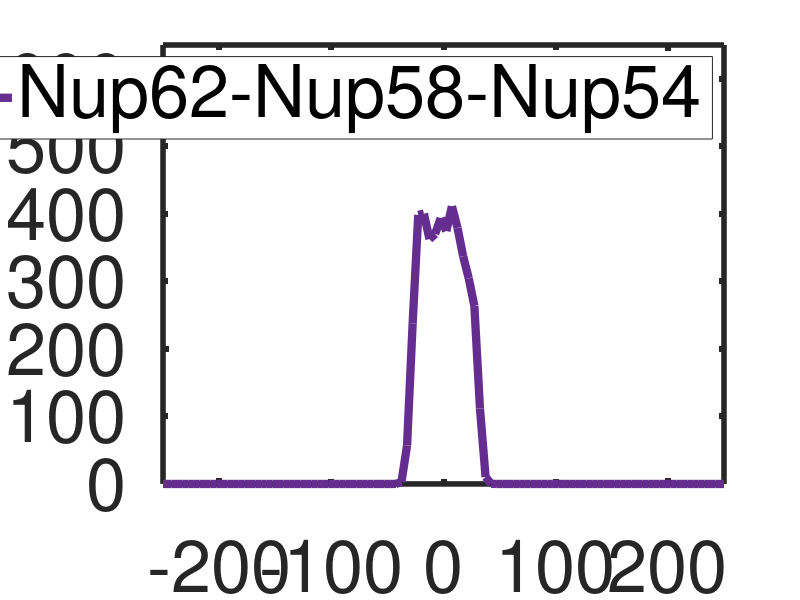

Write the MATLAB code that produced this figure.
clear all;
close all;
step=3000; % number of timesteps

% color1_v1=[255, 0, 255]/255; % Nup214_v1
% color1_v2=[236, 0, 140]/255; % Nup214_v2
% color1=[241, 64, 169]/255; % Nup62c
% color2=[245, 128, 198]/255; % Nup214c
% color3=[188, 166, 233]/255; % Nup54
% color4=[228, 219, 246]/255; % Nup58_CT
% color5=[110, 84, 164]/255; % Nup58_NT
% color6=[147, 112, 219]/255; % Nup62

color7=[102, 45, 145]/255; % Nup62c
color8_v1=[255, 0, 255]/255; % Nup214c_v1
color8_v2=[236, 0, 140]/255; % Nup214c_v2

dZ=500/100;

% Nup62c -------------------------------------------------------------
Nup62c=importdata('Nup62_Nup58_Nup54_hist.txt',' ',1);
Nup62c=Nup62c.data;
% Normalize
Nup62c(:,2)=Nup62c(:,2)./(step);
% Normalize the mass per step by the volume of each bin (in mL)
xy=35.7133310893075;
dV=dZ*xy*xy/(10^(21));
% Convert dalton to mg
Nup62c(:,2)=Nup62c(:,2)*1.6605*10^(-21);
Nup62c(:,2)=Nup62c(:,2)./(dV);

figure;
hold on;
plot(Nup62c(:,1)/10,Nup62c(:,2),'Linewidth',6,'Color',color7);
set(gca,'FontSize',52,'FontName','Helvetica','Linewidth',4);
legend({'Nup62-Nup58-Nup54'},'location','northeast','FontSize',52,'FontName','Helvetica');
axis([-250 250 0 650]);
box on;

csat=zeros(1,1);
csat(1)=mean([Nup62c(1:10,2);Nup62c(91:100,2)]);

cdense=zeros(1,1);
cdense(1)=mean(Nup62c(49:52,2));
